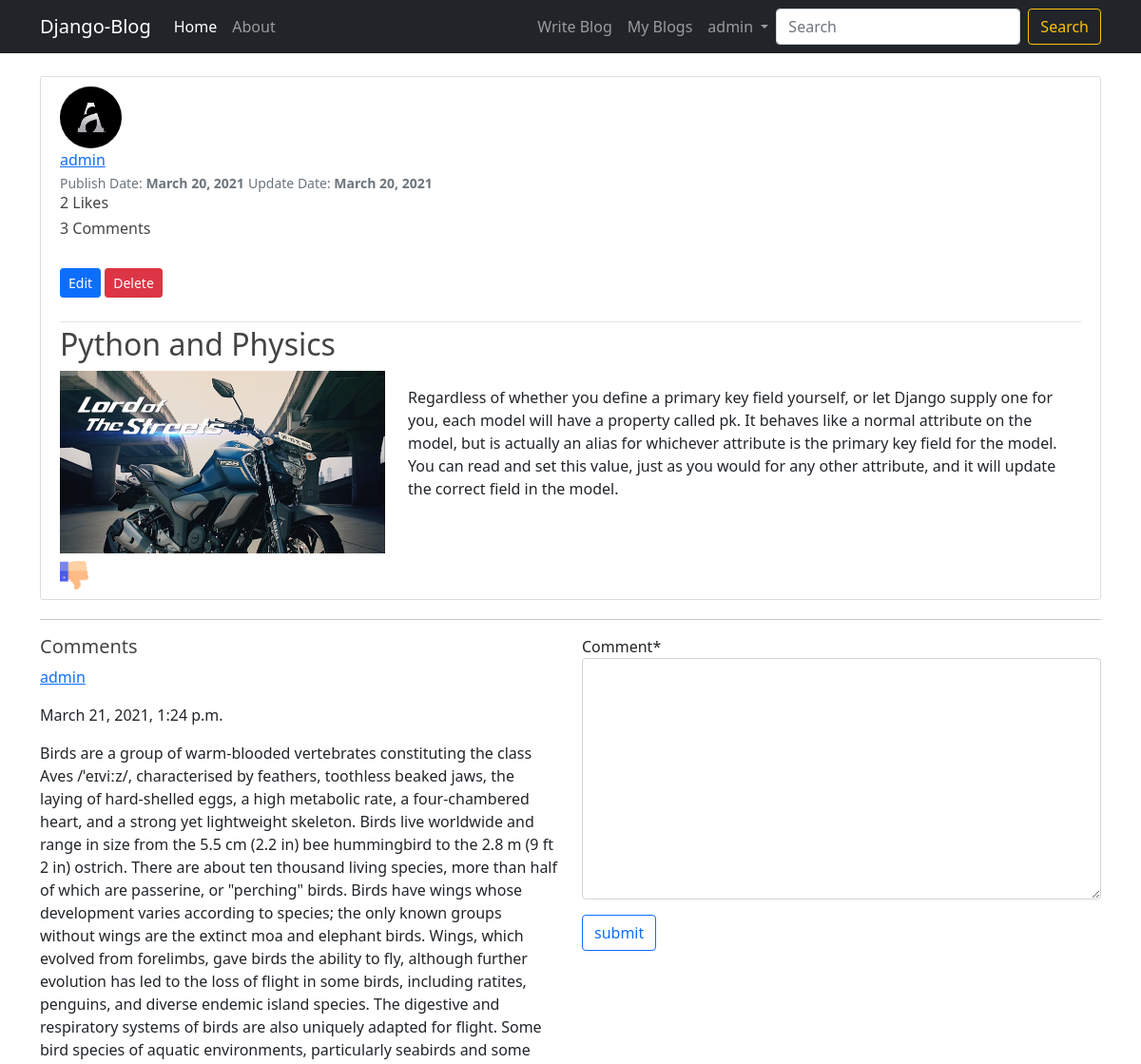
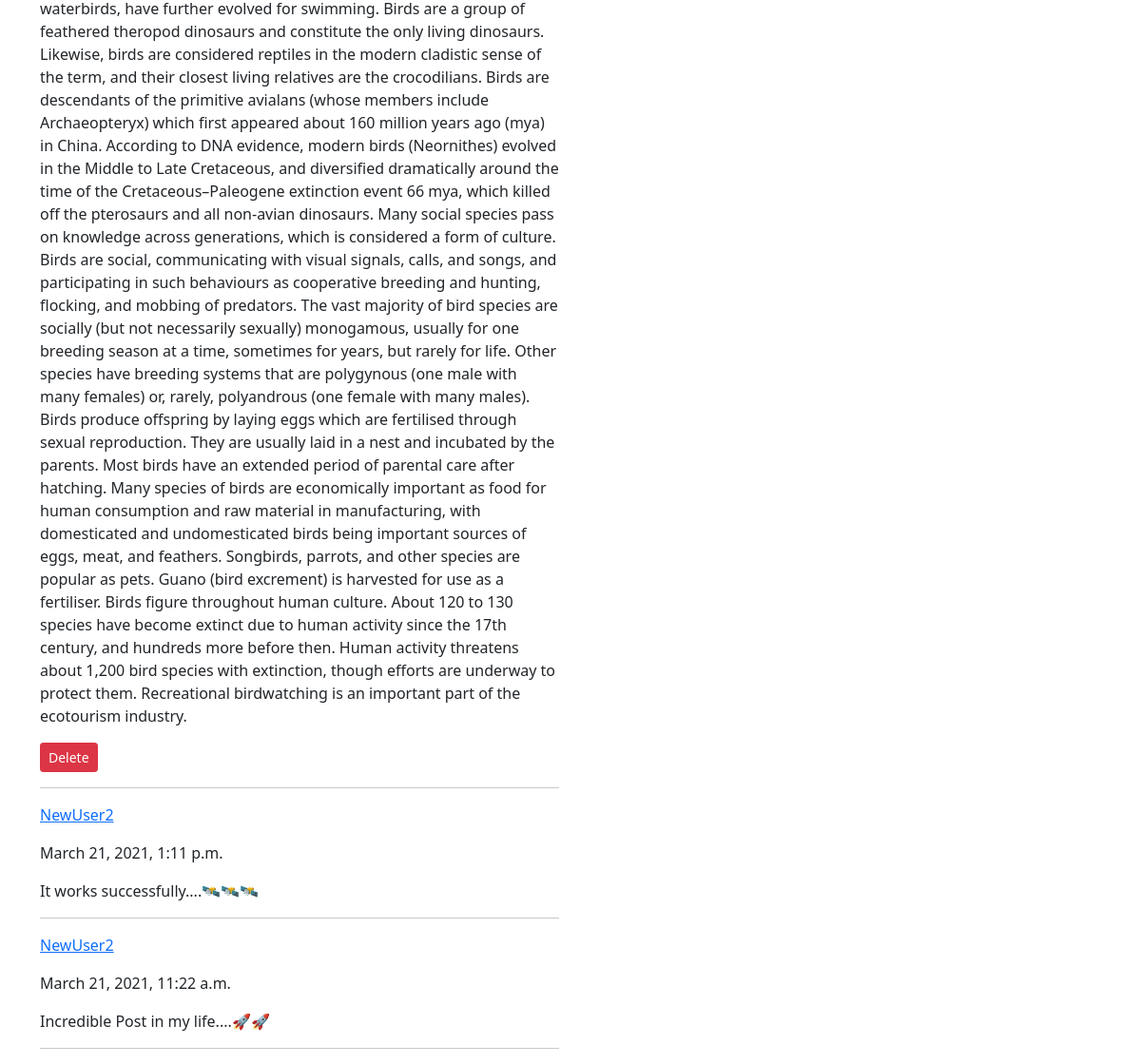
Screenshot of /blog_details/Python-and-Physics-b75135f4-d940-4fa2-8057-2006144f62aa/ (signed in) with the database file from the repository (2 pictures, top to bottom).
### App_Blog/models.py (models this page shows, shortened)
class Blog(models.Model):
    author       = models.ForeignKey(User, on_delete=models.CASCADE, related_name='post_author')
    title        = models.CharField(max_length=264, verbose_name='Put a title')
    slug         = models.SlugField(max_length=264, unique=True)
    content      = models.TextField(verbose_name="What's on your mind?")
    blog_image   = models.ImageField(upload_to='blog_images', verbose_name='Image')
    publish_date = models.DateTimeField(auto_now_add=True)
    update_date  = models.DateTimeField(auto_now=True)
    class Meta:
        ordering = ['-publish_date']

class Comment(models.Model):
    blog         = models.ForeignKey(Blog, on_delete=models.CASCADE, related_name='blog_comment')
    user         = models.ForeignKey(User, on_delete=models.CASCADE, related_name='user_comment')
    comment      = models.TextField()
    comment_date = models.DateTimeField(auto_now_add=True)
    class Meta:
        ordering = ['-comment_date']

### App_Login/models.py (models this page shows, shortened)
class UserProfile(models.Model):
    user = models.OneToOneField(User, on_delete=models.CASCADE, related_name='user_profile')
    image = models.ImageField(default='default.png',upload_to='profile_pics')

### App_Blog/views.py (the view, shortened to what this page needs)
# urls.py: path('blog_details/<slug:slug>/', views.blog_details, name='blog-details'),
@login_required
def blog_details(request, slug):
    blog = Blog.objects.get(slug=slug)
    form = CommentForm(request.POST or None)
    already_liked = Like.objects.filter(blog=blog, user=request.user)
    if already_liked:
        liked = True
    else:
        liked = False
    context = {
        'blog' : blog,
        'form' : form,
        'liked': liked
    }
    return render(request, 'App_Blog/blog_details.html', context)

### App_Blog/forms.py
class CommentForm(forms.ModelForm):
    class Meta:
        model = Comment
        fields = ['comment']

### App_Blog/templates/App_Blog/blog_details.html (shortened to what this page needs)
{% extends 'App_Blog/base.html' %}
{% load static %}
{% load crispy_forms_tags %}
{% block content %}
<article class="media content-section">
    <img class="rounded-circle article-img" src="{{ blog.author.user_profile.image.url }}" alt="">
    <div class="media-body">
        <div class="article-metadata">
            <a class="mr-2" href="">{{ blog.author }}</a><br>
            <small class="text-muted">Publish Date: <b>{{ blog.publish_date|date:"F d, Y" }}</b></small>
            <small class="text-muted">Update Date:  <b>{{ blog.update_date|date:"F d, Y" }}</b></small><br>
            <h6>{{ blog.liked_blog.count }} Like{{ blog.liked_blog.count|pluralize }}</h6>
            <h6>{{blog.blog_comment.count}} Comment{{blog.blog_comment.count|pluralize}}</h6>
            {% if request.user.is_authenticated and blog.author == user %}
            <a class="btn btn-primary btn-sm mb-4 mt-4" href="{% url 'App_Blog:blog-edit' pk=blog.pk%}">Edit</a>
            <a class="btn btn-danger btn-sm mb-4 mt-4" href="{% url 'App_Blog:blog-delete' pk=blog.pk%}">Delete</a>
            {% endif %}
        </div>
        <h2>{{ blog.title }}</h2>
        <div class="row">
            <div class="col-sm-4">
                <img class="blog-img" src="{{ blog.blog_image.url }}" alt="">
            </div>
            <div class="col-sm-8">
                <p class="article-content">{{ blog.content|linebreaks }}</p>
            </div>
        </div>
        <div class="mt-2">
          {% if not liked %}
            <a href="{% url 'App_Blog:blog-liked' pk=blog.pk %}"><img class="like-img" src="{% static 'App_Blog/images/like.png'%}" alt=""></a>
          {% else %}
            <a href="{% url 'App_Blog:blog-unliked' pk=blog.pk %}"><img class="like-img" src="{% static 'App_Blog/images/dislike.png'%}"  alt=""></a>
          {% endif %}
        </div>
    </div>
</article>
<hr>
<div class="row">
  <div class="col-sm-6">
    <h5>Comments</h5>
    {% for comment in blog.blog_comment.all %}
      <p><a href="">{{comment.user.username}}</a></p>
      <p>{{comment.comment_date}}</p>
      <p>{{comment.comment}}</p>
      {% if request.user.is_authenticated and request.user.username == comment.user.username %}
      <a class="btn btn-danger btn-sm" href="{% url 'App_Blog:comment-delete' pk=comment.pk%}">Delete</a>
      {% endif %}
      <hr>
    {% endfor %}
  </div>
  <div class="col-sm-6">
    <form method="POST">
      <fieldset class="form-group">
          {{ form|crispy }}
      </fieldset>
      <div class="form-group mt-3 mb-3">
          <button class="btn btn-outline-primary" type="submit"> submit </button>
      </div>
  </form>
  </div>
</div>
{% endblock content %}

### App_Blog/templates/App_Blog/navber.html (shortened to what this page needs)
<nav class="navbar navbar-expand-lg navbar-dark bg-dark">
    <div class="container">
      <a class="navbar-brand" href="{% url 'App_Blog:blog-home'%}">Django-Blog</a>
      <div class="collapse navbar-collapse" id="navbarSupportedContent">
        <ul class="navbar-nav me-auto">
          <li class="nav-item">
            <a class="nav-link active" aria-current="page" href="{% url 'App_Blog:blog-home'%}">Home</a>
          </li>
          <li class="nav-item">
            <a class="nav-link" href="#">About</a>
          </li>
        </ul>
        <ul class="navbar-nav ms-auto">
          {% if user.is_authenticated %}
          <li class="nav-item">
            <a class="nav-link" aria-current="page" href="{% url 'App_Blog:blog-create'%}">Write Blog</a>
          </li>
          <li class="nav-item">
            <a class="nav-link" aria-current="page" href="{% url 'App_Blog:my-blogs'%}">My Blogs</a>
          </li>
          <li class="nav-item dropdown">
            <a class="nav-link dropdown-toggle" href="#" id="navbarDropdown" role="button" data-toggle="dropdown" aria-haspopup="true" aria-expanded="false">
              {{user.username}}
            </a>
          </li>
          {% endif %}
        </ul>
        <form class="d-flex">
          <input class="form-control me-2" type="search" placeholder="Search" aria-label="Search">
          <button class="btn btn-outline-warning" type="submit">Search</button>
        </form>
      </div>
    </div>
  </nav>

### App_Login/static/App_Login/css/main.css (style rules this page uses)
body { background-color: #f9f9fa }
img { width: 100px; }
h6 { font-size: 14px }
.text-muted { color: #919aa3 !important }

### App_Blog/static/App_Blog/css/main.css (style rules this page uses)
body { background: #fafafa; color: #333333; }
h1, h2, h3, h4, h5, h6 { color: #444444; }
ul { margin: 0; }
.blog-img { width: 100%; }
.like-img { width: 30px; }
.content-section { background: #ffffff; padding: 10px 20px; border: 1px solid #dddddd; border-radius: 3px; margin-bottom: 20px; }
.article-content { white-space: pre-line; }
.article-img { height: 65px; width: 65px; margin-right: 16px; }
.article-metadata { padding-bottom: 1px; margin-bottom: 4px; border-bottom: 1px solid #e3e3e3 }

### rows the page displays
Blog: author.user_profile.image (picture), author "admin", publish_date "March 20, 2021", update_date "March 20, 2021", liked_blog.count "2", blog_comment.count "3", title "Python and Physics", blog_image (picture), content "Regardless of whether you define a primary key field yourself, or let Django supply one for you, each model will have a property called pk. It behaves like a normal attribute on the model, but is actually an alias for whichever attribute is the primary key field for the model. You can read and set this value, just as you would for any other attribute, and it will update the correct field in the model."
Comment: user.username "admin", comment_date "March 21, 2021, 1:24 p.m.", comment "Birds are a group of warm-blooded vertebrates constituting the class Aves /ˈeɪviːz/, characterised by feathers, toothless beaked jaws, the laying of hard-shelled eggs, a high metabolic rate, a four-chambered heart, and a strong yet lightweight skeleton. Birds live worldwide and range in size from the 5.5 cm (2.2 in) bee hummingbird to the 2.8 m (9 ft 2 in) ostrich. There are about ten thousand living species, more than half of which are passerine, or \"perching\" birds. Birds have wings whose development varies according to species; the only known groups without wings are the extinct moa and elephant birds. Wings, which evolved from forelimbs, gave birds the ability to fly, although further…", shows "Delete"
Comment: user.username "NewUser2", comment_date "March 21, 2021, 1:11 p.m.", comment "It works successfully....🛰🛰🛰"
Comment: user.username "NewUser2", comment_date "March 21, 2021, 11:22 a.m.", comment "Incredible Post in my life....🚀🚀"

### other values shown
{{ user.username }} "admin"
